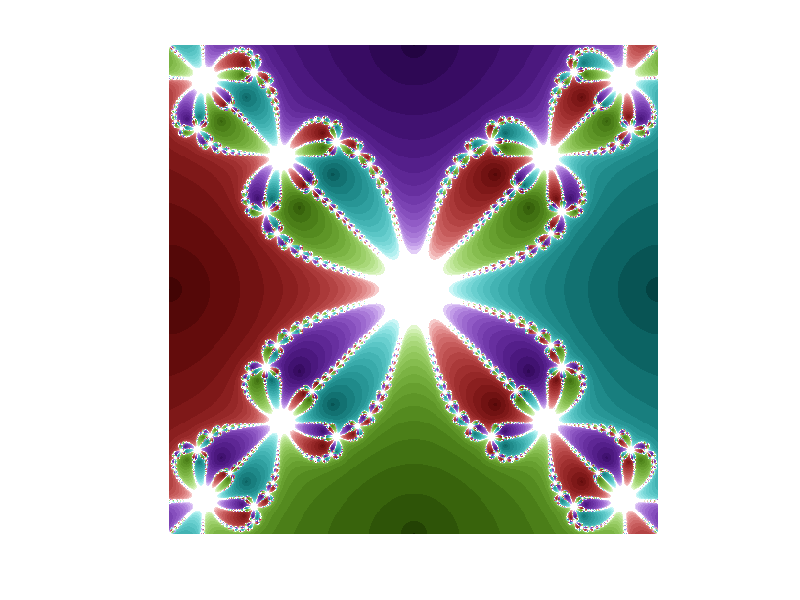

Recreate this plot in MATLAB.
clear;

n = 500;
minx = -1;
maxx = 1;
miny = -1;
maxy = 1;
kmax = 20;
epstol = 10^-4;

% Funktion und Newton-Iteration
f = @(z) z.^4 - 1;
iter = @(z) (3.*z + z.^-3)./4;

% Matrix mit Startwerten aufbauen
Z = complex(meshgrid(minx:(maxx-minx)/(n-1):maxx), -meshgrid(minx:(maxx-minx)/(n-1):maxx)');
im = zeros(n,n,3);
im(:,:,3) = ones(n, n); % Weiß


k = 0;
conv = zeros(n,n); % (bool) Wert unter der Toleranzgrenze
while k <= kmax
	conv_old = conv;
	conv = (abs(f(Z)) < epstol);
	% Maske derjenigen Pixel, die in diesem Schritt unter die Toleranz fallen
	mask = conv - conv_old; 

	% Farbwert als Argument der komplexen Zahl
	hue = conv .* ((arg(round(Z)) + pi) ./ (2*pi));
	light = conv .* (k / kmax);

	im(:,:,1) = hue;
	im(:,:,2) = im(:,:,2) .* (1 - mask) + (1 - light).^(1/1.7) .* mask;
	im(:,:,3) = im(:,:,3) .* (1 - mask) + (light).^(1/1.7) .* mask;

	%imshow(hsv2rgb(im));
	%drawnow();

	Z = iter(Z);
	k++;
end

im = hsv2rgb(im);
imshow(im);
imwrite(im, "fraktal.png");
